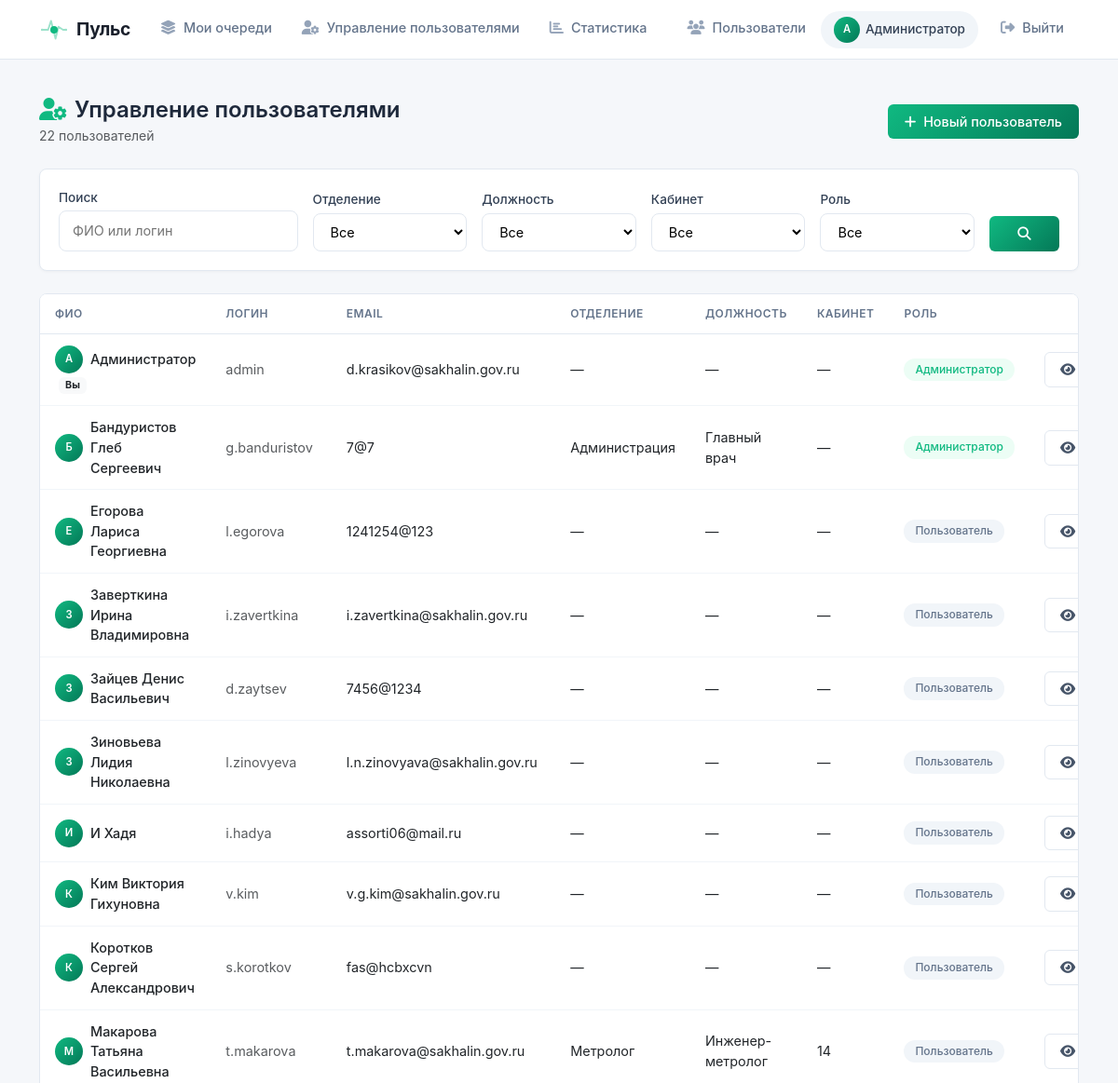
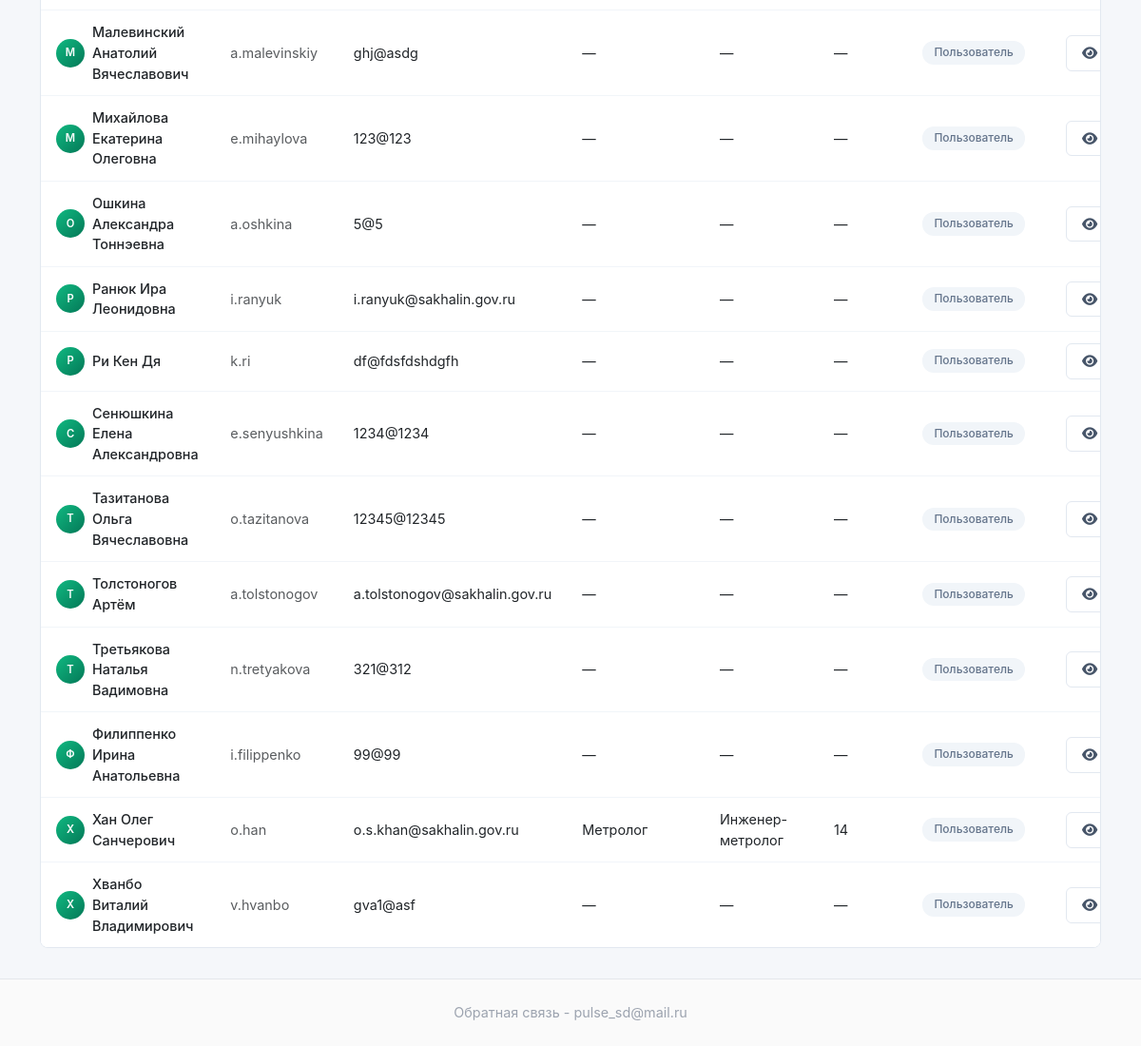
The app's page /admin/users (signed in) with its own data (2 pictures, top to bottom).
### models.py (models this page shows, shortened)
class User(UserMixin, db.Model):
    id = db.Column(db.Integer, primary_key=True)
    username = db.Column(db.String(80), unique=True, nullable=False)
    password = db.Column(db.String(200), nullable=False)
    full_name = db.Column(db.String(300), nullable=True)
    email = db.Column(db.String(120), unique=True, nullable=False)
    phone = db.Column(db.String(20), nullable=True)
    department = db.Column(db.String(200), nullable=True)
    position = db.Column(db.String(200), nullable=True)
    office = db.Column(db.String(50), nullable=True)
    is_admin = db.Column(db.Boolean, default=False)
    created_at = db.Column(db.DateTime, default=datetime.now(tz))
    notify_email = db.Column(db.Boolean, default=True)
    queues = db.relationship('Queue', secondary='user_queue', back_populates='members')
    admin_queues = db.relationship('Queue', secondary='queue_admins', back_populates='admins')
    assigned_tickets = db.relationship('Ticket', secondary='ticket_assignees', back_populates='assignees')
    created_tickets = db.relationship('Ticket', foreign_keys='Ticket.created_by_id', backref='creator')
    allowed_queues = db.relationship(
        'Queue',
        secondary='queue_links',
        primaryjoin='Queue.id == queue_links.c.queue_from',
        secondaryjoin='Queue.id == queue_links.c.queue_to',
        backref='allowed_by_queues'
    )
    bookings = db.relationship('Booking', backref='user', lazy=True)

### core/user_mgmt.py (the view, shortened to what this page needs)
@user_mgmt_bp.route('/admin/users')
@login_required
def admin_users():
    if not current_user.is_admin:
        abort(403)
    query = User.query
    search = request.args.get('search', '').strip()
    department = request.args.get('department', '').strip()
    position = request.args.get('position', '').strip()
    office = request.args.get('office', '').strip()
    role = request.args.get('role', '').strip()
    if department:
        query = query.filter(User.department == department)
    if position:
        query = query.filter(User.position == position)
    if office:
        query = query.filter(User.office == office)
    if role == 'admin':
        query = query.filter(User.is_admin == True)
    elif role == 'user':
        query = query.filter(User.is_admin == False)
    users = query.order_by(User.full_name).all()
    departments = sorted(set(u.department for u in User.query.all() if u.department))
    positions = sorted(set(u.position for u in User.query.all() if u.position))
    offices = sorted(set(u.office for u in User.query.all() if u.office))
    return render_template('admin_users.html',
                         users=users,
                         departments=departments,
                         positions=positions,
                         offices=offices)

### app.py (called while the page is built)
@login_manager.user_loader
def load_user(user_id):
    return User.query.get(int(user_id))

@app.context_processor
def inject_globals():
    return {
        'User': User,
        'can_manage_queue': can_manage_queue,
        'format_datetime': format_datetime,
        'get_current_server_time': get_current_server_time,
        'SERVER_TIMEZONE': SERVER_TIMEZONE
    }

### templates/admin_users.html (shortened to what this page needs)
{% extends "base.html" %}
{% block content %}
<div class="d-flex justify-content-between align-items-center mb-4">
    <div>
        <h4 class="mb-0 fw-semibold">
            <i class="fas fa-user-cog me-2" style="color: var(--primary);"></i>Управление пользователями
        </h4>
        <span class="text-muted small">{{ users|length }} пользователей</span>
    </div>
    <a href="{{ url_for('user_mgmt.admin_user_create') }}" class="btn btn-primary-gradient">
        <i class="fas fa-plus me-1"></i> Новый пользователь
    </a>
</div>
<div class="card-modern mb-4 animate-fade-in">
    <div class="card-body">
        <form method="GET" action="{{ url_for('user_mgmt.admin_users') }}" class="row g-3 align-items-end">
            <div class="col-md-3">
                <label class="form-label-modern small">Поиск</label>
                <input type="text" class="form-control-modern" name="search" value="{{ request.args.get('search', '') }}" placeholder="ФИО или логин">
            </div>
            <div class="col-md-2">
                <label class="form-label-modern small">Отделение</label>
                <select class="form-select-modern" name="department">
                    <option value="">Все</option>
                </select>
            </div>
            <div class="col-md-2">
                <label class="form-label-modern small">Должность</label>
                <select class="form-select-modern" name="position">
                    <option value="">Все</option>
                </select>
            </div>
            <div class="col-md-2">
                <label class="form-label-modern small">Кабинет</label>
                <select class="form-select-modern" name="office">
                    <option value="">Все</option>
                </select>
            </div>
            <div class="col-md-2">
                <label class="form-label-modern small">Роль</label>
                <select class="form-select-modern" name="role">
                    <option value="">Все</option>
                </select>
            </div>
            <div class="col-md-1">
                <button type="submit" class="btn btn-primary-gradient w-100">
                    <i class="fas fa-search"></i>
                </button>
            </div>
        </form>
    </div>
</div>
{% if users %}
    <div class="table-modern animate-fade-in">
        <table class="table mb-0">
            <thead>
                <tr>
                    <th>ФИО</th>
                    <th>Логин</th>
                    <th>Email</th>
                    <th>Отделение</th>
                    <th>Должность</th>
                    <th>Кабинет</th>
                    <th>Роль</th>
                    <th></th>
                </tr>
            </thead>
            <tbody>
                {% for user in users %}
                    <tr>
                        <td>
                            <div class="d-flex align-items-center gap-2">
                                <span class="avatar-sm-admin" style="background: linear-gradient(135deg, #10b981 0%, #047857 100%);">
                                    {{ user.full_name[0]|upper if user.full_name else user.username[0]|upper }}
                                </span>
                                <a href="{{ url_for('user_profile', user_id=user.id) }}" class="fw-medium text-dark">
                                    {{ user.full_name or '—' }}
                                </a>
                            </div>
                            {% if user.id == current_user.id %}
                                <span class="badge bg-light text-dark border-0 ms-1">Вы</span>
                            {% endif %}
                        </td>
                        <td><span class="text-muted">{{ user.username }}</span></td>
                        <td>{{ user.email }}</td>
                        <td>{{ user.department or '—' }}</td>
                        <td>{{ user.position or '—' }}</td>
                        <td>{{ user.office or '—' }}</td>
                        <td>
                            {% if user.is_admin %}
                                <span class="badge-status badge-status-new">Администратор</span>
                            {% else %}
                                <span class="badge-status badge-status-other">Пользователь</span>
                            {% endif %}
                        </td>
                        <td>
                            <div class="d-flex gap-1">
                                <a href="{{ url_for('user_profile', user_id=user.id) }}" class="btn btn-outline-modern btn-sm" title="Просмотр">
                                    <i class="fas fa-eye"></i>
                                </a>
                            </div>
                        </td>
                    </tr>
                {% endfor %}
            </tbody>
        </table>
    </div>
{% endif %}
{% endblock %}

### templates/base.html (shortened to what this page needs)
<!DOCTYPE html>
<html lang="ru">
<head>
    <link href="https://cdn.jsdelivr.net/npm/bootstrap@5.3.0/dist/css/bootstrap.min.css" rel="stylesheet">
    <link href="https://cdnjs.cloudflare.com/ajax/libs/font-awesome/6.4.0/css/all.min.css" rel="stylesheet">
    <link rel="stylesheet" href="{{ url_for('static', filename='style.css') }}">
    <link href="https://cdn.quilljs.com/1.3.6/quill.snow.css" rel="stylesheet">
</head>
<body>
    <nav class="navbar navbar-expand-lg navbar-custom">
        <div class="container">
            <a class="navbar-brand" href="{{ url_for('index') }}">
                <span class="logo-pulse">
                    <span class="pulse-icon">
                        <span class="pulse-dot"></span>
                    </span>
                    Пульс
                </span>
            </a>
            <div class="collapse navbar-collapse" id="navbarNav">
                <ul class="navbar-nav me-auto">
                    {% if current_user.is_authenticated and current_user.admin_queues %}
                        <li class="nav-item">
                            <a class="nav-link {{ 'active' if request.endpoint == 'my_queues' }}" href="{{ url_for('my_queues.my_queues') }}">
                                <i class="fas fa-layer-group"></i> Мои очереди
                            </a>
                        </li>
                    {% endif %}
                    {% if current_user.is_authenticated and current_user.is_admin %}
                        <li class="nav-item dropdown">
                            <a class="nav-link {{ 'active' if request.endpoint == 'admin_users' }}" href="{{ url_for('user_mgmt.admin_users') }}">
                                <i class="fas fa-user-cog"></i> Управление пользователями
                            </a>
                        </li>
                        <li class="nav-item">
                            <a class="nav-link {{ 'active' if request.endpoint == 'statistics' }}" href="{{ url_for('statistics.statistics') }}">
                                <i class="fas fa-chart-bar"></i> Статистика
                            </a>
                        </li>
                    {% endif %}
                </ul>
                <ul class="navbar-nav align-items-center">
                    {% if current_user.is_authenticated %}
                        <li class="nav-item">
                            <a class="nav-link {{ 'active' if request.endpoint == 'users_list' }}" href="{{ url_for('users_list') }}">
                                <i class="fas fa-users"></i> Пользователи
                            </a>
                        </li>
                        <li class="nav-item me-2">
                            <a href="{{ url_for('profile') }}" class="user-badge-link" title="Перейти в профиль">
                                <span class="user-badge">
                                    <span class="user-avatar-mini">{{ (current_user.full_name or current_user.username)[0]|upper }}</span>
                                    {{ current_user.full_name or current_user.username }}
                                </span>
                            </a>
                        </li>
                        <li class="nav-item">
                            <a class="nav-link btn-logout" href="{{ url_for('login.logout') }}">
                                <i class="fas fa-sign-out-alt"></i> Выйти
                            </a>
                        </li>
                    {% else %}
                        <li class="nav-item">
                            <a class="nav-link btn-login" href="{{ url_for('login') }}">
                                <i class="fas fa-sign-in-alt"></i> Войти
                            </a>
                        </li>
                    {% endif %}
                </ul>
            </div>
        </div>
    </nav>
    <div class="main-content">
        <div class="container mt-4 pt-3">
            {% block content %}{% endblock %}
        </div>
    </div>
    <footer class="footer">
        <div class="container">
            Обратная связь - pulse_sd@mail.ru
        </div>
    </footer>
</body>
</html>

### static/style.css (style rules this page uses)
:root { --primary: #10b981; --primary-hover: #059669; --primary-light: #ecfdf5; --primary-dark: #047857; --primary-gradient: linear-gradient(135deg, #10b981 0%, #047857 100%); --gray-50: #f8fafc; --gray-100: #f1f5f9; --gray-200: #e2e8f0; --gray-300: #cbd5e1; --gray-400: #94a3b8; --gray-500: #64748b; --gray-600: #475569; --gray-700: #334155; --gray-800: #1e293b; --gray-900: #0f172a; --radius: 8px; --shadow: 0 1px 3px rgba(0,0,0,0.04); --shadow-md: 0 4px 12px rgba(0,0,0,0.06); --shadow-lg: 0 10px 40px rgba(0,0,0,0.08); }
* { margin: 0; padding: 0; box-sizing: border-box; }
body { font-family: -apple-system, BlinkMacSystemFont, "Segoe UI", Roboto, "Helvetica Neue", Arial, sans-serif; background: #f5f7fa; color: var(--gray-800); -webkit-font-smoothing: antialiased; line-height: 1.5; padding-top: 64px; }
a { text-decoration: none; color: var(--primary); transition: color 0.2s; }
.navbar-custom { background: #ffffff; border-bottom: 1px solid var(--gray-200); height: 64px; padding: 0; position: fixed; top: 0; left: 0; right: 0; z-index: 1000; }
.navbar-custom .container { height: 100%; display: flex; align-items: center; }
.navbar-custom .navbar-brand { font-weight: 600; font-size: 1.1rem; color: var(--gray-900); letter-spacing: -0.3px; display: flex; align-items: center; }
.navbar-custom .nav-link { color: var(--gray-500) !important; font-size: 0.9rem; font-weight: 500; padding: 0 16px !important; height: 64px; display: flex; align-items: center; border-bottom: 2px solid transparent; transition: all 0.15s ease; }
.navbar-custom .nav-link i { margin-right: 8px; font-size: 0.95rem; }
.user-badge { font-size: 0.85rem; font-weight: 500; color: var(--gray-700); background: var(--gray-100); padding: 6px 14px; border-radius: 20px; display: inline-flex; align-items: center; gap: 6px; }
.btn-logout { color: var(--gray-500) !important; font-weight: 500; padding: 6px 12px !important; border-radius: 6px; transition: all 0.15s; }
.card-modern { background: #ffffff; border: 1px solid var(--gray-200); border-radius: var(--radius); box-shadow: var(--shadow); transition: box-shadow 0.2s ease, transform 0.15s ease; }
.card-modern .card-body { padding: 20px; }
.btn-primary-gradient { background: var(--primary-gradient); border: none; color: #fff; padding: 8px 18px; border-radius: 6px; font-weight: 500; font-size: 0.9rem; transition: all 0.3s ease; }
.btn-outline-modern { background: transparent; border: 1px solid var(--gray-200); color: var(--gray-600); padding: 7px 16px; border-radius: 6px; font-weight: 500; font-size: 0.9rem; transition: all 0.15s; }
.badge-status { display: inline-block; padding: 4px 12px; border-radius: 12px; font-weight: 500; font-size: 0.75rem; line-height: 1.4; }
.badge-status-new { background: var(--primary-light); color: var(--primary); }
.badge-status-other { background: var(--gray-100); color: var(--gray-500); }
.table-modern { background: #ffffff; border-radius: var(--radius); overflow: hidden; border: 1px solid var(--gray-200); }
.table-modern thead { background: var(--gray-50); }
.table-modern thead th { font-weight: 600; font-size: 0.75rem; text-transform: uppercase; letter-spacing: 0.04em; color: var(--gray-500); padding: 12px 16px; border-bottom: 1px solid var(--gray-200); }
.table-modern tbody td { padding: 12px 16px; border-bottom: 1px solid var(--gray-100); vertical-align: middle; font-size: 0.9rem; }
.table-modern tbody tr:last-child td { border-bottom: none; }
.form-control-modern { border: 1px solid var(--gray-200); border-radius: var(--radius); padding: 10px 14px; font-size: 0.9rem; transition: border-color 0.15s, box-shadow 0.15s; width: 100%; background: #fff; }
.form-select-modern { border: 1px solid var(--gray-200); border-radius: var(--radius); padding: 10px 14px; font-size: 0.9rem; transition: border-color 0.15s, box-shadow 0.15s; width: 100%; background: #fff; }
.form-label-modern { font-weight: 500; color: var(--gray-700); margin-bottom: 4px; font-size: 0.85rem; display: block; }
.animate-fade-in { animation: fadeInUp 0.3s ease forwards; }

### templates/admin_users.html (style rules this page uses)
.avatar-sm-admin { width: 30px; height: 30px; border-radius: 50%; background: linear-gradient(135deg, #10b981 0%, #047857 100%); color: #fff; display: inline-flex; align-items: center; justify-content: center; font-size: 0.7rem; font-weight: 600; flex-shrink: 0; }

### records on screen
User: full_name "А", full_name "Администратор", shows "Вы", username "admin", email "d.krasikov@sakhalin.gov.ru", department "—", position "—", office "—", is_admin "Администратор"
User: full_name "Б", full_name "Бандуристов Глеб Сергеевич", username "g.banduristov", email "7@7", department "Администрация", position "Главный врач", office "—", is_admin "Администратор"
User: full_name "Е", full_name "Егорова Лариса Георгиевна", username "l.egorova", email "1241254@123", department "—", position "—", office "—", is_admin "Пользователь"
User: full_name "З", full_name "Заверткина Ирина Владимировна", username "i.zavertkina", email "i.zavertkina@sakhalin.gov.ru", department "—", position "—", office "—", is_admin "Пользователь"
User: full_name "З", full_name "Зайцев Денис Васильевич", username "d.zaytsev", email "7456@1234", department "—", position "—", office "—", is_admin "Пользователь"
User: full_name "З", full_name "Зиновьева Лидия Николаевна", username "l.zinovyeva", email "l.n.zinovyava@sakhalin.gov.ru", department "—", position "—", office "—", is_admin "Пользователь"
User: full_name "И", full_name "И Хадя", username "i.hadya", email "assorti06@mail.ru", department "—", position "—", office "—", is_admin "Пользователь"
User: full_name "К", full_name "Ким Виктория Гихуновна", username "v.kim", email "v.g.kim@sakhalin.gov.ru", department "—", position "—", office "—", is_admin "Пользователь"
User: full_name "К", full_name "Коротков Сергей Александрович", username "s.korotkov", email "fas@hcbxcvn", department "—", position "—", office "—", is_admin "Пользователь"
User: full_name "М", full_name "Макарова Татьяна Васильевна", username "t.makarova", email "t.makarova@sakhalin.gov.ru", department "Метролог", position "Инженер-метролог", office "14", is_admin "Пользователь"
User: full_name "М", full_name "Малевинский Анатолий Вячеславович", username "a.malevinskiy", email "ghj@asdg", department "—", position "—", office "—", is_admin "Пользователь"
User: full_name "М", full_name "Михайлова Екатерина Олеговна", username "e.mihaylova", email "123@123", department "—", position "—", office "—", is_admin "Пользователь"
User: full_name "О", full_name "Ошкина Александра Тоннэевна", username "a.oshkina", email "5@5", department "—", position "—", office "—", is_admin "Пользователь"
User: full_name "Р", full_name "Ранюк Ира Леонидовна", username "i.ranyuk", email "i.ranyuk@sakhalin.gov.ru", department "—", position "—", office "—", is_admin "Пользователь"
User: full_name "Р", full_name "Ри Кен Дя", username "k.ri", email "df@fdsfdshdgfh", department "—", position "—", office "—", is_admin "Пользователь"
User: full_name "С", full_name "Сенюшкина Елена Александровна", username "e.senyushkina", email "1234@1234", department "—", position "—", office "—", is_admin "Пользователь"
User: full_name "Т", full_name "Тазитанова Ольга Вячеславовна", username "o.tazitanova", email "12345@12345", department "—", position "—", office "—", is_admin "Пользователь"
User: full_name "Т", full_name "Толстоногов Артём", username "a.tolstonogov", email "a.tolstonogov@sakhalin.gov.ru", department "—", position "—", office "—", is_admin "Пользователь"
User: full_name "Т", full_name "Третьякова Наталья Вадимовна", username "n.tretyakova", email "321@312", department "—", position "—", office "—", is_admin "Пользователь"
User: full_name "Ф", full_name "Филиппенко Ирина Анатольевна", username "i.filippenko", email "99@99", department "—", position "—", office "—", is_admin "Пользователь"
User: full_name "Х", full_name "Хан Олег Санчерович", username "o.han", email "o.s.khan@sakhalin.gov.ru", department "Метролог", position "Инженер-метролог", office "14", is_admin "Пользователь"
User: full_name "Х", full_name "Хванбо Виталий Владимирович", username "v.hvanbo", email "gva1@asf", department "—", position "—", office "—", is_admin "Пользователь"

### other values on screen
{{ users|length }} "22"
